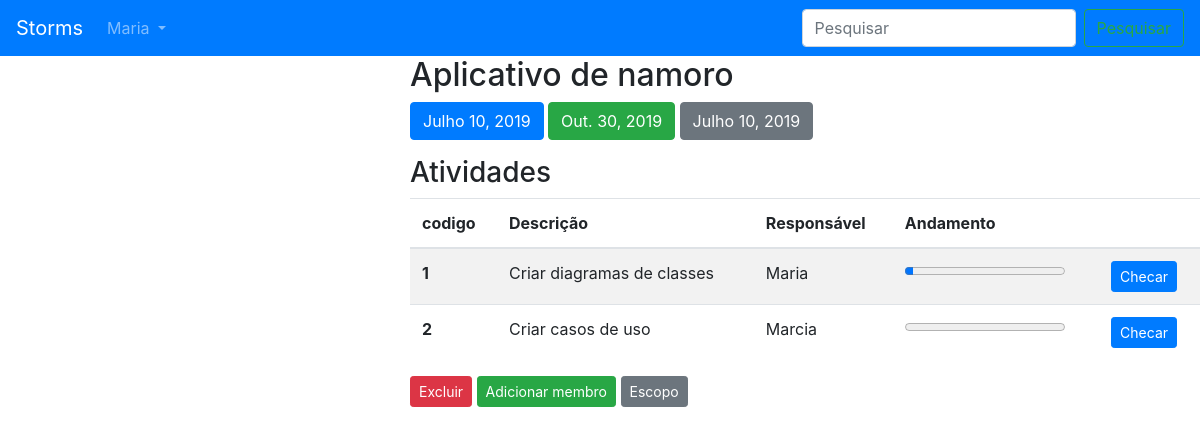
The app's page /projeto/1/ (signed in) with its own data.
### api/models.py (models this page shows, shortened)
class Projeto(models.Model):
	owner = models.ForeignKey('auth.User', related_name='ownerprojeto', on_delete=models.CASCADE)
	nome = models.CharField(max_length=200)
	data_inicio = models.DateField()
	previsao_entrega = models.DateField()
	data_contrato = models.DateField()
	colaboradores = models.ManyToManyField(User)
	date_time = models.DateTimeField(auto_now_add=True)
	interessado = models.ForeignKey(User, on_delete=models.CASCADE, related_name='interessado', null=True)
	class Meta:
		ordering = ('-date_time',)

class Atributo(models.Model):
	owner = models.ForeignKey('auth.User', related_name='owneratributo', on_delete=models.CASCADE)
	descricao = models.CharField(max_length=256)
	responsavel = models.ForeignKey(User, on_delete=models.CASCADE, related_name='responsavel', null=True)
	andamento = models.IntegerField(default=0)
	scopo = models.ForeignKey(Scopo, on_delete=models.CASCADE, related_name='atributos')

### webapp/views.py (the view)
# urls.py: path('projeto/<int:id>/', views.get_projeto, name='projeto'),
@login_required
def get_projeto(request, id):
	projeto = Projeto.objects.get(id=id)
	interessados = Projeto.objects.filter(interessado=request.user)
	membros = User.objects.all()
	return render(request,'webapp/projeto.html', {'perfil_logado': get_user(request),
	 'projeto': projeto, 'membros':membros, 'inter_projetos':interessados})

### webapp/views.py (called while the page is built)
@login_required
def get_user(request):
	return request.user

### webapp/templates/webapp/projeto.html (shortened to what this page needs)
{% extends "webapp/base.html" %}
{% block body %}
<h2>{{ projeto.nome }}</h2>
<button type="button" class="btn btn-primary">
  {{projeto.data_inicio}}
</button>
<button type="button" class="btn btn-success">
  {{projeto.previsao_entrega}}
</button>
<button type="button" class="btn btn-secondary">
  {{projeto.data_contrato}}
</button>
<table class="table table-striped">
	<h3>Atividades</h3>
  <thead>
    <tr>
      <th scope="col">codigo</th>
      <th scope="col">Descrição</th>
      <th scope="col">Responsável</th>
      <th scope="col">Andamento</th>
      <th scope="col"></th>
    </tr>
  </thead>
  <tbody>
  	{% for atr in projeto.scopo.atributos.all %}
    <tr>
      	<th scope="row">{{atr.id}}</th>
      	<td>{{atr.descricao}}</td>
      	<td>{{atr.responsavel}}</td>
      	<td>
      		<progress value="{{atr.andamento}}" max="100"></progress>
  		</td>
      <td><a class="btn btn-primary btn-sm" href="{% url 'atributo' atr.id %}" role="button">Checar</a></td>
    </tr>
    {% endfor %}
  </tbody>
</table>
<a class="btn btn-danger btn-sm" href="#" role="button">Excluir</a>
<button type="button" class="btn btn-success btn-sm" data-toggle="modal" data-target="#ExemploModalCentralizado">
  Adicionar membro
</button>
{% if projeto.scopo %}
<a class="btn btn-secondary btn-sm" href="{% url 'scopo_detail' projeto.scopo.id %}" role="button">Escopo</a>
{% endif %}
{% endblock %}

### webapp/templates/webapp/base.html (shortened to what this page needs)
{% load static %}
<!DOCTYPE html>
<html>
<head>
	<link rel="stylesheet" href="{% static 'fontawesome/css/fontawesome-all.min.css' %}">
	<link rel="stylesheet" href="{% static 'bootstrap/css/bootstrap.min.css' %}">
</head>
<body>
	<div class="row">
		<div class="col-md-12">
		<nav class="navbar navbar-expand-lg navbar-dark bg-primary">
  <a class="navbar-brand" href="{% url 'index' %}">Storms</a>
  <div class="collapse navbar-collapse" id="conteudoNavbarSuportado">
    <ul class="navbar-nav mr-auto">
      <li class="nav-item dropdown">
        <a class="nav-link dropdown-toggle" href="#" id="navbarDropdown" role="button" data-toggle="dropdown" aria-haspopup="true" aria-expanded="false">
        	{% if perfil_logado.username %}
        		{{perfil_logado.username}}
        	{% else %}
          			Login
          {% endif %}
        </a>
      </li>
    </ul>
    <form class="form-inline my-2 my-lg-0">
      <input class="form-control mr-sm-2" type="search" placeholder="Pesquisar" aria-label="Pesquisar">
      <button class="btn btn-outline-success my-2 my-sm-0" type="submit">Pesquisar</button>
    </form>
  </div>
</nav>
</div>
	</div>
	<div class="row">
		<div class="col-md-4">
		</div>
		<div class="col-md-8">
		{% block body %}
		{% endblock %}
	</div>
	</div>
</body>
</html>

### records on screen
Projeto: nome "Aplicativo de namoro", data_inicio "Julho 10, 2019", previsao_entrega "Out. 30, 2019", data_contrato "Julho 10, 2019"
Atributo: id "1", descricao "Criar diagramas de classes", responsavel "Maria", andamento 5 (drawn)
Atributo: id "2", descricao "Criar casos de uso", responsavel "Marcia", andamento 0 (drawn)

### other values on screen
{{ perfil_logado.username }} "Maria"
